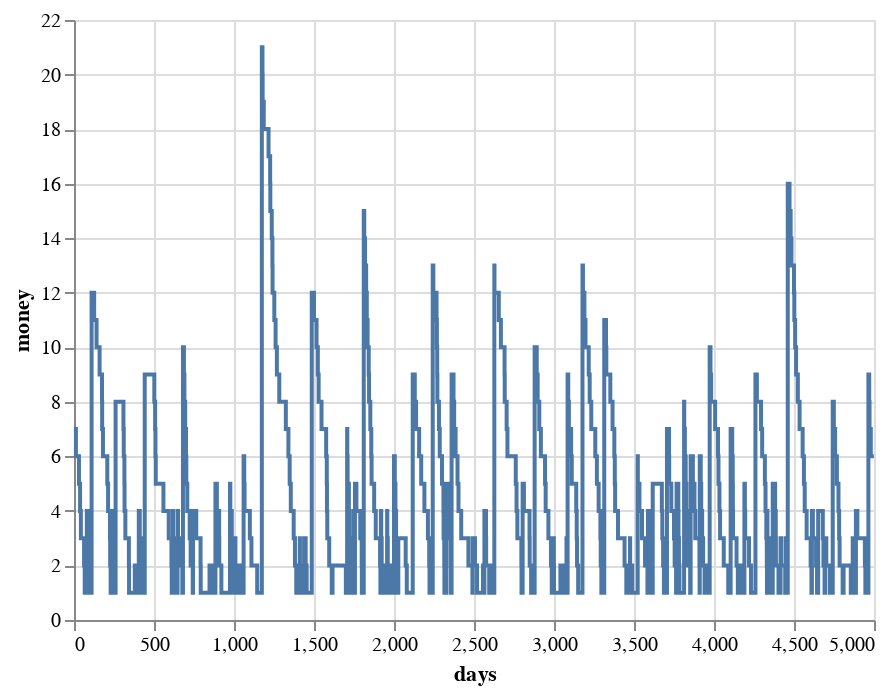

Write notebook code for a chart like this one.
### Code cell
df = pd.DataFrame()
df['days'] = daylist
df['money'] = moneylist
alt.Chart(df).mark_line(interpolate='step-after').encode(
    x='days',
    y='money'
)

### Figure 1 — Vega-Lite specification as saved in the notebook (floating-point values rounded to 4 significant figures; data arrays with more than 128 entries replaced by an {"elided": "..."} marker saying what was removed)
{"config": {"view": {"continuousWidth": 400, "continuousHeight": 300}}, "data": {"name": "data-09ec56e37f3fbec143b8aec20636604b"}, "mark": {"type": "line", "interpolate": "step-after"}, "encoding": {"x": {"type": "quantitative", "field": "days"}, "y": {"type": "quantitative", "field": "money"}}, "$schema": "https://vega.github.io/schema/vega-lite/v4.0.2.json", "datasets": {"data-09ec56e37f3fbec143b8aec20636604b": {"elided": "5000 records"}}}
